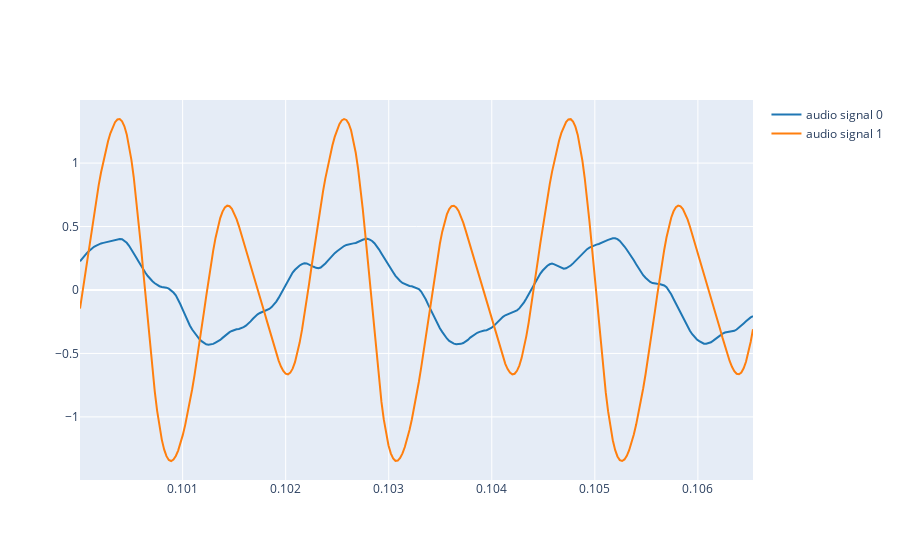

The code cell stored with this chart in its notebook:
### Code cell
# Write the code here
K = 5
t = np.arange(0, 1, 1.0/fs)
a_k = [1, .14, .01, .06]
multiply_factor_f0 = 1
y = A*np.cos(2*np.pi*f0*t+np.pi/2)
for i, k in enumerate(a_k):
    multiply_factor_f0 += 1
    y += k*np.cos(2*np.pi*f0*multiply_factor_f0*t+np.pi/2)
    decay_amplitude -= 0.2
t_start = 0.1
t_end = t_start+3*T

plot_signals([ref, y],fs, t_start=t_start, t_end=t_end)

### Figure 1 — Plotly figure (JSON) as saved in the notebook; plotly's stock layout.template omitted (floating-point values rounded to 4 significant figures; data arrays with more than 128 entries replaced by an {"elided": "..."} marker saying what was removed)
{"data": [{"line": {"color": "#1f77b4", "shape": "linear"}, "mode": "lines", "name": "audio signal 0", "type": "scatter", "x": {"elided": "289 float values"}, "y": {"elided": "289 float values"}}, {"line": {"color": "#ff7f0e", "shape": "linear"}, "mode": "lines", "name": "audio signal 1", "type": "scatter", "x": {"elided": "289 float values"}, "y": {"elided": "289 float values"}}], "layout": {}}
